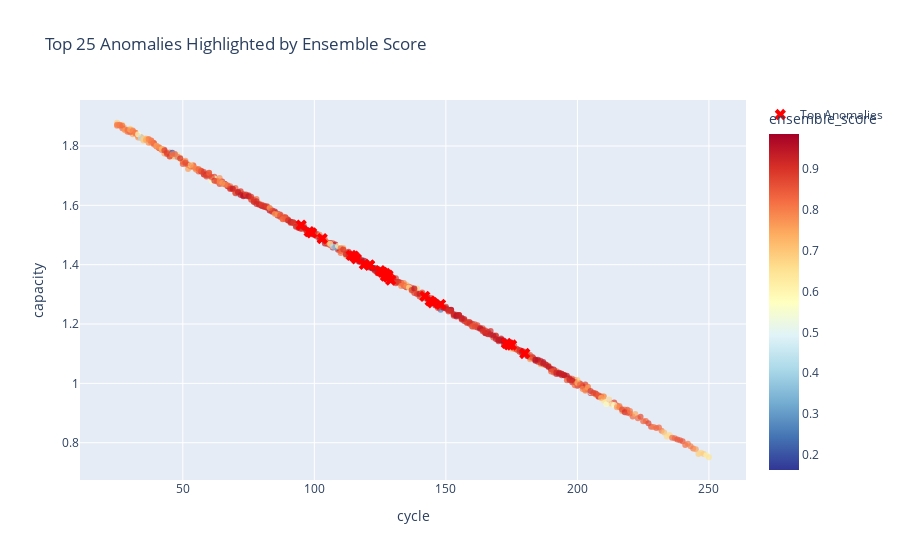

The code cell stored with this chart in its notebook:
### Code cell
# === Cell 9: Top-N Anomalies Exploration ===
import pandas as pd
import numpy as np
import plotly.express as px
from pathlib import Path

# --- Parameters ---
TOP_N = 25  # number of top anomalies to inspect
SAVE_PATH = Path("../Data/results/top_anomalies.csv")

# --- 1️⃣ Compute an ensemble anomaly score ---
# Normalize individual model scores (higher = more anomalous)
def normalize_series(s):
    s = pd.Series(s)
    return (s - s.min()) / (s.max() - s.min())

for sc in ["score_iso", "score_lof", "score_svm", "score_ee"]:
    df_model[f"{sc}_norm"] = normalize_series(df_model[sc])

# Combine all normalized scores (higher = more likely anomaly)
df_model["ensemble_score"] = (
    df_model[["score_iso_norm", "score_lof_norm", "score_svm_norm", "score_ee_norm"]].mean(axis=1)
)

# --- 2️⃣ Sort and extract top anomalies ---
df_top = (
    df_model.sort_values("ensemble_score", ascending=False)
    .head(TOP_N)
    .reset_index(drop=True)
)

# Add a quick descriptor of which models agreed
df_top["models_flagged"] = (
    df_top[["anomaly_iso","anomaly_lof","anomaly_svm","anomaly_ee"]].sum(axis=1)
)

# --- 3️⃣ Display summary ---
cols_show = [
    "battery_id","cycle","capacity","discharge_temp_sg",
    "capacity_trend","voltage_trend",
    "ensemble_score","models_flagged"
]
display(df_top[cols_show].round(4))

# --- 4️⃣ Save results ---
SAVE_PATH.parent.mkdir(parents=True, exist_ok=True)
df_top.to_csv(SAVE_PATH, index=False)
print(f"✅ Top {TOP_N} anomalies saved to: {SAVE_PATH}")

# --- 5️⃣ Visualize Top Anomalies on Capacity Curve ---
fig = px.scatter(
    df_model, x="cycle", y="capacity",
    color="ensemble_score", color_continuous_scale="RdYlBu_r",
    title=f"Top {TOP_N} Anomalies Highlighted by Ensemble Score",
    hover_data=["battery_id","cycle","ensemble_score"],
    opacity=0.7
)
# Overlay Top anomalies
fig.add_scatter(
    x=df_top["cycle"], y=df_top["capacity"],
    mode="markers", marker=dict(size=10, color="red", symbol="x"),
    name="Top Anomalies"
)
fig.show()

### Figure 1 — Plotly figure (JSON) as saved in the notebook; plotly's stock layout.template omitted (floating-point values rounded to 4 significant figures; data arrays with more than 128 entries replaced by an {"elided": "..."} marker saying what was removed)
{"data": [{"customdata": {"elided": "608x2 mixed values"}, "hovertemplate": "cycle=%{x}<br>capacity=%{y}<br>battery_id=%{customdata[0]}<br>ensemble_score=%{marker.color}<extra></extra>", "legendgroup": "", "marker": {"color": {"elided": "608 float values"}, "coloraxis": "coloraxis", "opacity": 0.7, "symbol": "circle"}, "mode": "markers", "name": "", "orientation": "v", "showlegend": false, "type": "scatter", "x": {"elided": "608 int values"}, "xaxis": "x", "y": {"elided": "608 float values"}, "yaxis": "y"}, {"marker": {"color": "red", "size": 10, "symbol": "x"}, "mode": "markers", "name": "Top Anomalies", "type": "scatter", "x": [121, 125, 148, 119, 98, 95, 127, 121, 127, 145, 116, 174, 144, 103, 114, 99, 175, 126, 115, 180, 128, 128, 142, 173, 129], "y": [1.399, 1.38, 1.266, 1.401, 1.511, 1.533, 1.362, 1.399, 1.37, 1.272, 1.42, 1.13, 1.278, 1.488, 1.431, 1.507, 1.129, 1.374, 1.429, 1.101, 1.365, 1.358, 1.293, 1.135, 1.348]}], "layout": {"coloraxis": {"colorbar": {"title": {"text": "ensemble_score"}}, "colorscale": [[0, "rgb(49,54,149)"], [0.1, "rgb(69,117,180)"], [0.2, "rgb(116,173,209)"], [0.3, "rgb(171,217,233)"], [0.4, "rgb(224,243,248)"], [0.5, "rgb(255,255,191)"], [0.6, "rgb(254,224,144)"], [0.7, "rgb(253,174,97)"], [0.8, "rgb(244,109,67)"], [0.9, "rgb(215,48,39)"], [1, "rgb(165,0,38)"]]}, "legend": {"tracegroupgap": 0}, "title": {"text": "Top 25 Anomalies Highlighted by Ensemble Score"}, "xaxis": {"anchor": "y", "domain": [0, 1], "title": {"text": "cycle"}}, "yaxis": {"anchor": "x", "domain": [0, 1], "title": {"text": "capacity"}}}}
